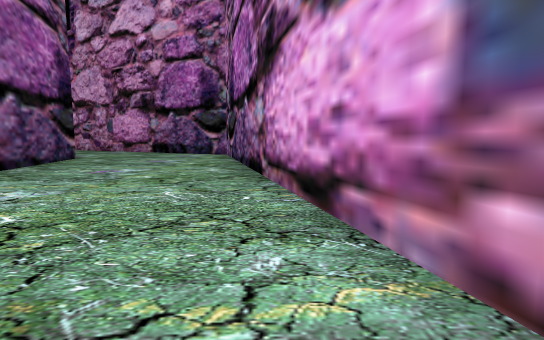
[1] (above)

12 first-person views from a walk through a 3-D level made in the Godot game engine. The camera is 1.2 m above the floor, tilts 6° down and sees 85° across. Doors that lead somewhere are drawn open, without their leaves. The floor is counted in squares, 2 m on a side. Each view is taken from the middle of a square. On the plan, view 1 faces up. The plan holds only what a view shows up to about 9 squares ahead; the rest is blank. The place goes on beyond the plan. Characters and animated objects are not drawn.

[2]
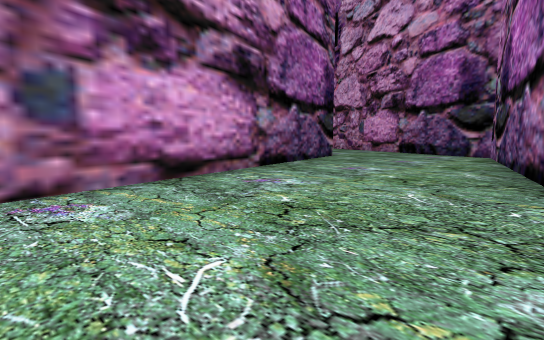

[3]
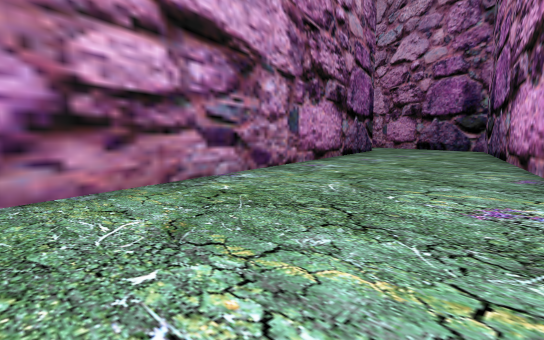

[4]
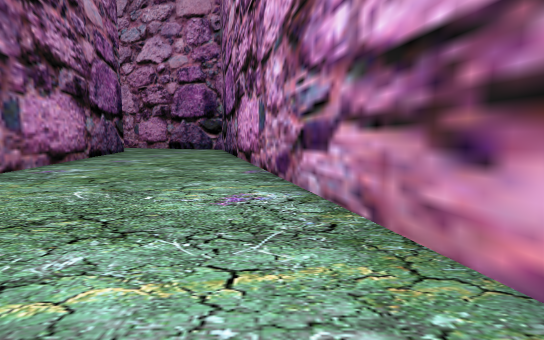

[5]
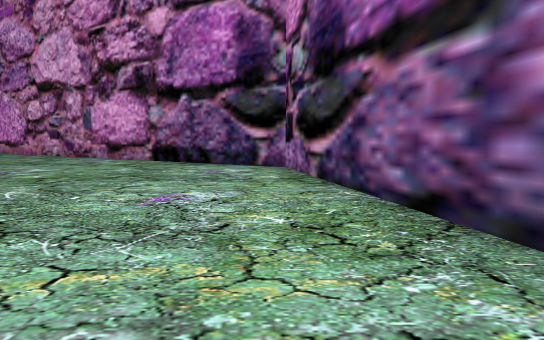

[6]
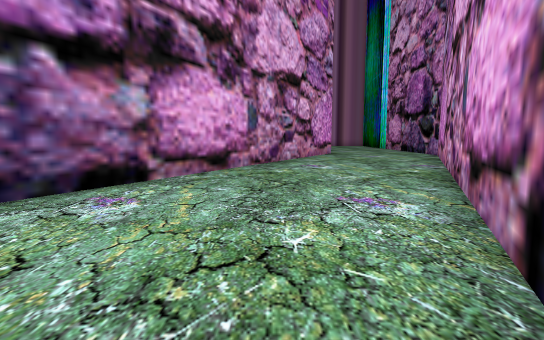

[7]
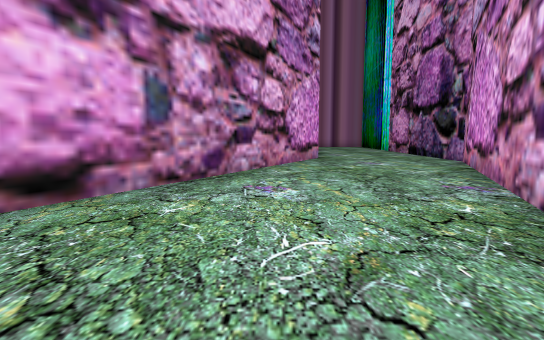

[8]
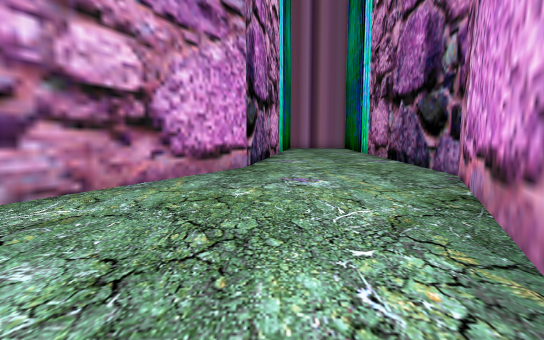

[9]
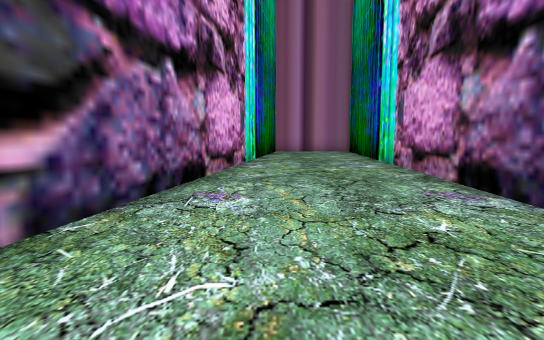

[10]
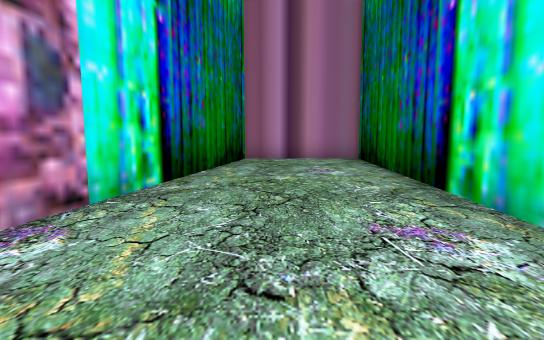

[11]
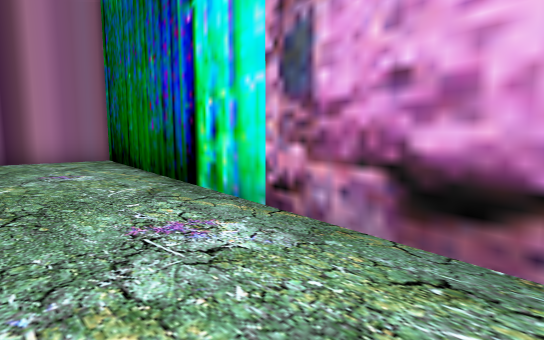

[12]
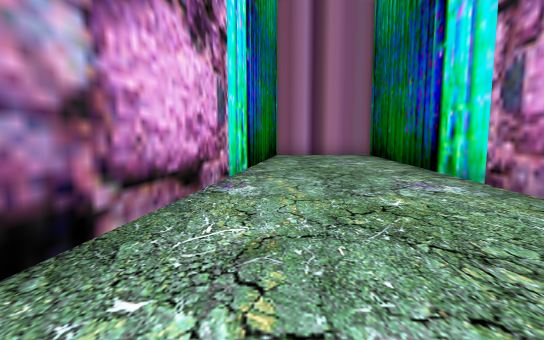

### Floor plan
Points are (right, up) in squares from view 1. A wall is a line through its corners. A room is listed if a view was taken in it or the views show most of it. See-through windows are left out.
Room 1 (views 1, 2, 3, 4, 5, 6, 7, 8)
walls: (-6, 9.1) (-2.4, -4.9); (-14.9, 13.7) (-6.8, 9.4); (2, -4.1) (-1.7, 11.3) (-14.8, 18)
ways out: opening at (-14, 16) to room 2
Room 2 (views 9, 10, 11, 12)
walls: (-14.8, 18) (-29, 19.6) (-29, 16.2) (-16.4, 14.5) (-14.9, 13.7)
ways out: opening at (-14, 16) to room 1

Positions as (right, up) in squares from view 1, and headings:
1: (0, 0), facing up
2: (0, 0), facing up-left
3: (1, -5), facing up-left
4: (1, -5), facing up
5: (-2, 5), facing up
6: (-4, 12), facing left
7: (-7, 13), facing left
8: (-10, 15), facing left
9: (-15, 16), facing left
10: (-20, 17), facing left
11: (-20, 17), facing up-left
12: (-18, 16), facing left
